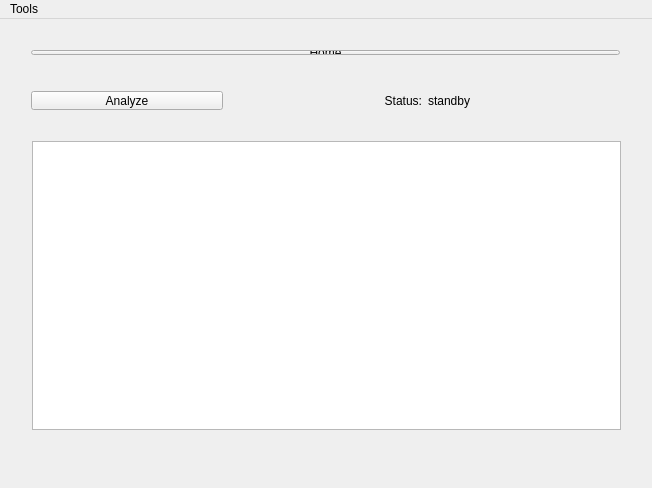
<?xml version="1.0" encoding="UTF-8"?>
<ui version="4.0">
 <class>MainWindow</class>
 <widget class="QMainWindow" name="MainWindow">
  <property name="geometry">
   <rect>
    <x>0</x>
    <y>0</y>
    <width>652</width>
    <height>488</height>
   </rect>
  </property>
  <property name="windowTitle">
   <string>R6S Randomizer</string>
  </property>
  <widget class="QWidget" name="centralWidget">
   <layout class="QVBoxLayout" name="verticalLayout_2">
    <item>
     <widget class="QStackedWidget" name="stackedWidget">
      <property name="currentIndex">
       <number>1</number>
      </property>
      <widget class="QWidget" name="page_1">
       <layout class="QVBoxLayout" name="verticalLayout">
        <item>
         <layout class="QHBoxLayout" name="horizontalLayout_6">
          <item>
           <widget class="QLabel" name="label">
            <property name="minimumSize">
             <size>
              <width>250</width>
              <height>250</height>
             </size>
            </property>
            <property name="maximumSize">
             <size>
              <width>250</width>
              <height>250</height>
             </size>
            </property>
            <property name="text">
             <string>image</string>
            </property>
            <property name="scaledContents">
             <bool>true</bool>
            </property>
            <property name="alignment">
             <set>Qt::AlignCenter</set>
            </property>
           </widget>
          </item>
         </layout>
        </item>
        <item>
         <layout class="QHBoxLayout" name="horizontalLayout_7">
          <item>
           <widget class="QLabel" name="label_2">
            <property name="enabled">
             <bool>true</bool>
            </property>
            <property name="font">
             <font>
              <pointsize>19</pointsize>
             </font>
            </property>
            <property name="text">
             <string>name</string>
            </property>
            <property name="alignment">
             <set>Qt::AlignCenter</set>
            </property>
           </widget>
          </item>
         </layout>
        </item>
        <item>
         <layout class="QHBoxLayout" name="horizontalLayout_2">
          <item>
           <widget class="QLabel" name="label_4">
            <property name="font">
             <font>
              <italic>true</italic>
             </font>
            </property>
            <property name="text">
             <string>Primary weapon:</string>
            </property>
           </widget>
          </item>
          <item>
           <widget class="QLabel" name="label_3">
            <property name="font">
             <font>
              <italic>true</italic>
             </font>
            </property>
            <property name="layoutDirection">
             <enum>Qt::LeftToRight</enum>
            </property>
            <property name="text">
             <string>Secondary:</string>
            </property>
            <property name="alignment">
             <set>Qt::AlignRight|Qt::AlignTrailing|Qt::AlignVCenter</set>
            </property>
           </widget>
          </item>
         </layout>
        </item>
        <item>
         <layout class="QHBoxLayout" name="horizontalLayout_4">
          <item>
           <widget class="QLabel" name="label_7">
            <property name="text">
             <string>primwIcon</string>
            </property>
            <property name="margin">
             <number>0</number>
            </property>
           </widget>
          </item>
          <item>
           <widget class="QLabel" name="label_8">
            <property name="text">
             <string>secwIcon</string>
            </property>
            <property name="alignment">
             <set>Qt::AlignRight|Qt::AlignTrailing|Qt::AlignVCenter</set>
            </property>
           </widget>
          </item>
         </layout>
        </item>
        <item>
         <layout class="QHBoxLayout" name="horizontalLayout_3">
          <item>
           <widget class="QLabel" name="label_6">
            <property name="text">
             <string>TextLabel</string>
            </property>
           </widget>
          </item>
          <item>
           <widget class="QLabel" name="label_5">
            <property name="text">
             <string>TextLabel</string>
            </property>
            <property name="alignment">
             <set>Qt::AlignRight|Qt::AlignTrailing|Qt::AlignVCenter</set>
            </property>
           </widget>
          </item>
         </layout>
        </item>
        <item>
         <layout class="QHBoxLayout" name="horizontalLayout">
          <item>
           <widget class="QPushButton" name="pushButton">
            <property name="text">
             <string>Attacker</string>
            </property>
           </widget>
          </item>
          <item>
           <widget class="QPushButton" name="pushButton_2">
            <property name="text">
             <string>Defender</string>
            </property>
           </widget>
          </item>
         </layout>
        </item>
       </layout>
      </widget>
      <widget class="QWidget" name="page_3">
       <widget class="QWidget" name="horizontalLayoutWidget">
        <property name="geometry">
         <rect>
          <x>9</x>
          <y>9</y>
          <width>611</width>
          <height>27</height>
         </rect>
        </property>
        <layout class="QHBoxLayout" name="horizontalLayout_5">
         <item>
          <widget class="QPushButton" name="pushButton_3">
           <property name="text">
            <string>Home</string>
           </property>
          </widget>
         </item>
        </layout>
       </widget>
       <widget class="QWidget" name="horizontalLayoutWidget_2">
        <property name="geometry">
         <rect>
          <x>10</x>
          <y>100</y>
          <width>611</width>
          <height>311</height>
         </rect>
        </property>
        <layout class="QHBoxLayout" name="horizontalLayout_8">
         <item>
          <widget class="QPlainTextEdit" name="plainTextEdit"/>
         </item>
        </layout>
       </widget>
       <widget class="QWidget" name="horizontalLayoutWidget_3">
        <property name="geometry">
         <rect>
          <x>9</x>
          <y>50</y>
          <width>611</width>
          <height>41</height>
         </rect>
        </property>
        <layout class="QHBoxLayout" name="horizontalLayout_9">
         <item>
          <widget class="QPushButton" name="pushButton_4">
           <property name="maximumSize">
            <size>
             <width>200</width>
             <height>16777215</height>
            </size>
           </property>
           <property name="layoutDirection">
            <enum>Qt::LeftToRight</enum>
           </property>
           <property name="text">
            <string>Analyze</string>
           </property>
          </widget>
         </item>
         <item>
          <widget class="QLabel" name="label_9">
           <property name="text">
            <string>Status:</string>
           </property>
           <property name="alignment">
            <set>Qt::AlignRight|Qt::AlignTrailing|Qt::AlignVCenter</set>
           </property>
          </widget>
         </item>
         <item>
          <widget class="QLabel" name="label_10">
           <property name="text">
            <string>standby</string>
           </property>
          </widget>
         </item>
        </layout>
       </widget>
       <widget class="QWidget" name="horizontalLayoutWidget_4">
        <property name="geometry">
         <rect>
          <x>9</x>
          <y>420</y>
          <width>611</width>
          <height>20</height>
         </rect>
        </property>
        <layout class="QHBoxLayout" name="horizontalLayout_11">
         <item>
          <widget class="QLabel" name="label_11">
           <property name="maximumSize">
            <size>
             <width>60</width>
             <height>16777215</height>
            </size>
           </property>
           <property name="text">
            <string>Result:</string>
           </property>
          </widget>
         </item>
         <item>
          <widget class="QLabel" name="label_12">
           <property name="maximumSize">
            <size>
             <width>200</width>
             <height>16777215</height>
            </size>
           </property>
           <property name="text">
            <string>found</string>
           </property>
          </widget>
         </item>
         <item>
          <widget class="QLabel" name="label_13">
           <property name="text">
            <string>missing</string>
           </property>
          </widget>
         </item>
        </layout>
       </widget>
      </widget>
     </widget>
    </item>
   </layout>
  </widget>
  <widget class="QMenuBar" name="menuBar">
   <property name="geometry">
    <rect>
     <x>0</x>
     <y>0</y>
     <width>652</width>
     <height>22</height>
    </rect>
   </property>
   <widget class="QMenu" name="menuTools">
    <property name="title">
     <string>Tools</string>
    </property>
    <addaction name="actionCheck_database"/>
   </widget>
   <addaction name="menuTools"/>
  </widget>
  <action name="actionCheck_database">
   <property name="text">
    <string>Check database</string>
   </property>
  </action>
 </widget>
 <layoutdefault spacing="6" margin="11"/>
 <resources/>
 <connections/>
</ui>
